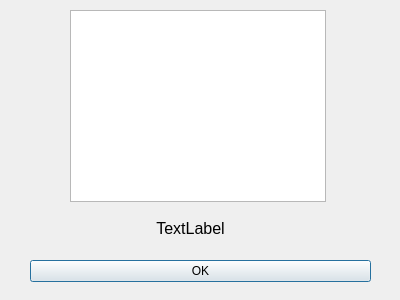
<?xml version="1.0" encoding="UTF-8"?>
<ui version="4.0">
 <class>Dialog</class>
 <widget class="QDialog" name="Dialog">
  <property name="geometry">
   <rect>
    <x>0</x>
    <y>0</y>
    <width>400</width>
    <height>300</height>
   </rect>
  </property>
  <property name="windowTitle">
   <string>Dialog</string>
  </property>
  <widget class="QDialogButtonBox" name="buttonBox">
   <property name="geometry">
    <rect>
     <x>30</x>
     <y>260</y>
     <width>341</width>
     <height>32</height>
    </rect>
   </property>
   <property name="orientation">
    <enum>Qt::Vertical</enum>
   </property>
   <property name="standardButtons">
    <set>QDialogButtonBox::Ok</set>
   </property>
  </widget>
  <widget class="QLabel" name="label">
   <property name="geometry">
    <rect>
     <x>70</x>
     <y>220</y>
     <width>241</width>
     <height>16</height>
    </rect>
   </property>
   <property name="font">
    <font>
     <pointsize>12</pointsize>
    </font>
   </property>
   <property name="layoutDirection">
    <enum>Qt::LeftToRight</enum>
   </property>
   <property name="text">
    <string>TextLabel</string>
   </property>
   <property name="alignment">
    <set>Qt::AlignCenter</set>
   </property>
  </widget>
  <widget class="QGraphicsView" name="graphicsView">
   <property name="geometry">
    <rect>
     <x>70</x>
     <y>10</y>
     <width>256</width>
     <height>192</height>
    </rect>
   </property>
  </widget>
 </widget>
 <resources/>
 <connections>
  <connection>
   <sender>buttonBox</sender>
   <signal>accepted()</signal>
   <receiver>Dialog</receiver>
   <slot>accept()</slot>
   <hints>
    <hint type="sourcelabel">
     <x>248</x>
     <y>254</y>
    </hint>
    <hint type="destinationlabel">
     <x>157</x>
     <y>274</y>
    </hint>
   </hints>
  </connection>
  <connection>
   <sender>buttonBox</sender>
   <signal>rejected()</signal>
   <receiver>Dialog</receiver>
   <slot>reject()</slot>
   <hints>
    <hint type="sourcelabel">
     <x>316</x>
     <y>260</y>
    </hint>
    <hint type="destinationlabel">
     <x>286</x>
     <y>274</y>
    </hint>
   </hints>
  </connection>
 </connections>
</ui>
